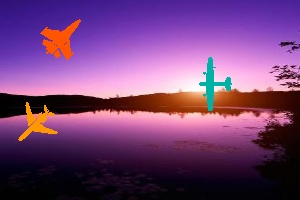
#> input picture resources/test0.jpg, 300 x 200 px; its folder holds only this picture in this run
$ python main.py
#> lines starting #> are read from the running program, lines starting #| are printed output that depends on the picture; after the words box and inside, x2 and y2 are one past the last pixel; in counts of white or black regions, pixels touching at a corner belong together
import cv2
import numpy as np
from collections import defaultdict, deque
import os
import glob


def is_valid_brightness(color, min_threshold=60, max_threshold=210):
    """判断颜色亮度是否在有效范围内

    Args:
        color: RGB颜色值，可以是单个颜色或颜色数组
        min_threshold: 最小亮度阈值，默认60
        max_threshold: 最大亮度阈值，默认210

    Returns:
        bool: 亮度是否在有效范围内
    """
    return min_threshold <= np.mean(color) <= max_threshold


def mark_initial_patches(
    img_rgb, patch_size, grid_size, different_group_size, different_threshold
):
    """在分组中标记不同的图像块（亮度筛选）

    Args:
        img_rgb: RGB图像
        patch_size: 图像块大小 (宽, 高)
        grid_size: 网格尺寸 (行, 列)
        different_group_size: 图像块颜色差异分组大小
        different_threshold: 图像块颜色差异阈值

    Returns:
        标记的图像块列表
    """
    height, width = img_rgb.shape[:2]
    marked_patches = []

    for group_row in range(0, grid_size[0], different_group_size):
        for group_col in range(0, grid_size[1], different_group_size):
            group_patches = []
            group_positions = []

            for i in range(different_group_size):
                for j in range(different_group_size):
                    row = group_row + i
                    col = group_col + j

                    if row >= grid_size[0] or col >= grid_size[1]:
                        continue

                    x1 = col * patch_size[0]
                    y1 = row * patch_size[1]
                    x2 = min(x1 + patch_size[0], width)
                    y2 = min(y1 + patch_size[1], height)

                    patch = img_rgb[y1:y2, x1:x2]
                    if patch.size > 0:
                        patch_mean = np.mean(patch.reshape(-1, 3), axis=0)
                        group_patches.append(patch_mean)
                        group_positions.append((row, col, x1, y1, x2, y2))

            if len(group_patches) < 2:
                continue

            bg_color = np.mean(np.array(group_patches).reshape(-1, 3), axis=0)
            bg_norm = np.linalg.norm(bg_color)

            for idx, patch_color in enumerate(group_patches):
                if not is_valid_brightness(patch_color):
                    continue
                distance = np.linalg.norm(patch_color - bg_color)
                relative_diff = distance / bg_norm if bg_norm > 0 else 0
                if relative_diff >= different_threshold:
                    marked_patch = group_positions[idx]
                    marked_patches.append(marked_patch)

    return marked_patches


def check_and_add_neighbor_patch(
    patch_size,
    grid_size,
    img_rgb,
    marked_patch_color,
    marked_positions,
    similarity_threshold,
    neighbor_row,
    neighbor_col,
    color_cache=None,
):
    """检查并添加单个邻居patch

    Args:
        patch_size: 图像块大小 (宽, 高)
        grid_size: 网格尺寸 (行, 列)
        img_rgb: RGB图像
        marked_patch_color: 标记patch的颜色
        marked_positions: 已标记的位置集合
        similarity_threshold: 相似度阈值
        neighbor_row: 邻居patch的行索引
        neighbor_col: 邻居patch的列索引

        color_cache: 颜色缓存字典，避免重复计算

    Returns:
        tuple: (是否添加, 邻居patch位置) 或 (False, None)
    """
    height, width = img_rgb.shape[:2]

    if (
        neighbor_row < 0
        or neighbor_row >= grid_size[0]
        or neighbor_col < 0
        or neighbor_col >= grid_size[1]
    ):
        return False, None

    neighbor_x1 = neighbor_col * patch_size[0]
    neighbor_y1 = neighbor_row * patch_size[1]
    neighbor_x2 = min(neighbor_x1 + patch_size[0], width)
    neighbor_y2 = min(neighbor_y1 + patch_size[1], height)

    neighbor_pos = (
        neighbor_row,
        neighbor_col,
        neighbor_x1,
        neighbor_y1,
        neighbor_x2,
        neighbor_y2,
    )

    if neighbor_pos in marked_positions:
        return False, None

    neighbor_patch = img_rgb[neighbor_y1:neighbor_y2, neighbor_x1:neighbor_x2]
    if neighbor_patch.size == 0:
        return False, None

    neighbor_key = (neighbor_row, neighbor_col)
    if color_cache is not None and neighbor_key in color_cache:
        neighbor_color = color_cache[neighbor_key]
    else:
        neighbor_color = np.mean(neighbor_patch.reshape(-1, 3), axis=0)
        if color_cache is not None:
            color_cache[neighbor_key] = neighbor_color

    if not is_valid_brightness(neighbor_color):
        return False, None

    marked_norm = np.linalg.norm(marked_patch_color)
    neighbor_norm = np.linalg.norm(neighbor_color)

    if marked_norm > 0 and neighbor_norm > 0:
        similarity = 1 - (
            np.linalg.norm(marked_patch_color - neighbor_color)
            / max(marked_norm, neighbor_norm)
        )
        if similarity > similarity_threshold:
            return True, neighbor_pos
    else:
        pass

    return False, None


def find_similar_neighbors_for_patch(
    img_rgb,
    patch_size,
    grid_size,
    marked_patch,
    marked_positions,
    similarity_threshold,
    color_cache=None,
    neighbor_check_count=[0],
):
    """查找单个patch的所有相似邻居

    Args:
        patch_size: 图像块大小 (宽, 高)
        grid_size: 网格尺寸 (行, 列)
        img_rgb: RGB图像
        marked_patch: 标记的patch (row, col, x1, y1, x2, y2)
        marked_positions: 已标记的位置集合
        similarity_threshold: 相似度阈值
        color_cache: 颜色缓存字典，避免重复计算
        neighbor_check_count: 邻居检查计数器（列表，可变）

    Returns:
        新添加的邻居patch位置列表
    """
    row, col, x1, y1, x2, y2 = marked_patch
    patch_key = (row, col)

    if color_cache is not None and patch_key in color_cache:
        marked_patch_color = color_cache[patch_key]
    else:
        marked_patch_color = np.mean(img_rgb[y1:y2, x1:x2].reshape(-1, 3), axis=0)
        if color_cache is not None:
            color_cache[patch_key] = marked_patch_color

    new_patches = []

    for dr in [-1, 0, 1]:
        for dc in [-1, 0, 1]:
            if dr == 0 and dc == 0:
                continue

            neighbor_row = row + dr
            neighbor_col = col + dc

            neighbor_check_count[0] += 1

            should_add, neighbor_pos = check_and_add_neighbor_patch(
                patch_size,
                grid_size,
                img_rgb,
                marked_patch_color,
                marked_positions,
                similarity_threshold,
                neighbor_row,
                neighbor_col,
                color_cache,
            )

            if should_add:
                new_patches.append(neighbor_pos)
                marked_positions.add(neighbor_pos)

    return new_patches


def expand_marked_patches(
    initial_marked_patches,
    img_rgb,
    patch_size,
    grid_size,
    similarity_threshold,
    max_iterations=10,
    max_total_patches=500,
):
    """扩展标记的图像块

    Args:
        initial_marked_patches: 初始标记的图像块列表
        img_rgb: RGB图像
        patch_size: 图像块大小 (宽, 高)
        grid_size: 网格尺寸 (行, 列)
        similarity_threshold: 相似度阈值
        max_iterations: 最大迭代次数，默认10
        max_total_patches: 最大总patch数量，默认500

    Returns:
        (所有标记图像块列表, 新扩展的图像块列表)
    """
    marked_positions = {
        (m[0], m[1], m[2], m[3], m[4], m[5]) for m in initial_marked_patches
    }
    queue = deque(initial_marked_patches)
    color_cache = {}

    for patch in initial_marked_patches:
        row, col, x1, y1, x2, y2 = patch
        patch_key = (row, col)
        if patch_key not in color_cache:
            color_cache[patch_key] = np.mean(
                img_rgb[y1:y2, x1:x2].reshape(-1, 3), axis=0
            )

    all_marked_patches = list(initial_marked_patches)
    expanded_marked_patches = []

    iteration = 0

    total_checked = 0
    total_found = 0
    neighbor_check_count = [0]

    while (
        queue
        and iteration < max_iterations
        and len(all_marked_patches) < max_total_patches
    ):
        iteration += 1
        current_batch_size = len(queue)
        added_in_iteration = 0

        for i in range(current_batch_size):
            if len(all_marked_patches) >= max_total_patches:
                break

            marked_patch = queue.popleft()
            row, col = marked_patch[0], marked_patch[1]

            similar_neighbors = find_similar_neighbors_for_patch(
                img_rgb,
                patch_size,
                grid_size,
                marked_patch,
                marked_positions,
                similarity_threshold,
                color_cache,
                neighbor_check_count,
            )

            total_checked += 1
            if similar_neighbors:
                all_marked_patches.extend(similar_neighbors)
                queue.extend(similar_neighbors)
                expanded_marked_patches.extend(similar_neighbors)
                added_in_iteration += len(similar_neighbors)
                total_found += len(similar_neighbors)

    return all_marked_patches, expanded_marked_patches


def calculate_density_scores(patches, grid_size, density_group_size):
    """计算每个密度组的分数

    Args:
        patches: 标记的图像块列表
        grid_size: 网格尺寸 (行, 列)
        density_group_size: 密度分组大小

    Returns:
        dict: 密度分数字典，键为(group_row, group_col)，值为patch数量
    """
    density_scores = defaultdict(int)
    for group_row in range(0, grid_size[0], density_group_size):
        for group_col in range(0, grid_size[1], density_group_size):
            for marked in patches:
                m_row, m_col = marked[0], marked[1]
                if (
                    group_row <= m_row < group_row + density_group_size
                    and group_col <= m_col < group_col + density_group_size
                ):
                    density_scores[(group_row, group_col)] += 1
    return density_scores


def get_patches_in_group(patches, group_row, group_col, density_group_size):
    """获取指定组内的所有patches

    Args:
        patches: 标记的图像块列表
        group_row: 组的行索引
        group_col: 组的列索引
        density_group_size: 密度分组大小

    Returns:
        list: 组内的patches列表
    """
    group_patches = []
    for marked in patches:
        m_row, m_col = marked[0], marked[1]
        if (
            group_row <= m_row < group_row + density_group_size
            and group_col <= m_col < group_col + density_group_size
        ):
            group_patches.append(marked)
    return group_patches


def is_group_brightness_valid(group_patches, img_rgb):
    """检查组的平均亮度是否有效

    Args:
        group_patches: 组内的patches列表
        img_rgb: RGB图像

    Returns:
        bool: 亮度是否有效
    """
    if img_rgb is None:
        return True

    group_brightness = []
    for patch in group_patches:
        _, _, x1, y1, x2, y2 = patch
        patch_img = img_rgb[y1:y2, x1:x2]
        if patch_img.size > 0:
            patch_color = np.mean(patch_img.reshape(-1, 3), axis=0)
            group_brightness.append(patch_color)

    if group_brightness:
        avg_brightness = np.mean(group_brightness, axis=0)
        return is_valid_brightness(avg_brightness)

    return True


def calculate_group_center(group_patches):
    """计算组的中心点

    Args:
        group_patches: 组内的patches列表

    Returns:
        dict: 包含'x'和'y'键的中心点坐标
    """
    group_centers = []
    for marked in group_patches:
        group_centers.append([marked[4], marked[5]])

    if group_centers:
        avg_center = np.mean(group_centers, axis=0)
        return {"x": int(avg_center[0]), "y": int(avg_center[1])}
    return None


def filter_processed_patches(patches, center_row, center_col, density_group_size):
    """过滤掉已处理的patches

    Args:
        patches: 标记的图像块列表
        center_row: 中心行索引
        center_col: 中心列索引
        density_group_size: 密度分组大小

    Returns:
        list: 过滤后的patches列表
    """
    return [
        marked
        for marked in patches
        if abs(marked[0] - center_row) > density_group_size
        or abs(marked[1] - center_col) > density_group_size
    ]


def calculate_density_centers(
    img_rgb, marked_patches, grid_size, density_group_size, top_n
):
    """计算密度聚类中心（逐步过滤临近区域 + 亮度筛选）

    Args:
        img_rgb: RGB图像
        marked_patches: 标记的图像块列表
        grid_size: 网格尺寸 (行, 列)
        density_group_size: 密度分组大小
        top_n: 返回前N个结果

    Returns:
        检测结果列表
    """
    result = []
    remaining_patches = marked_patches.copy()

    for _ in range(top_n):
        if len(remaining_patches) == 0:
            break

        density_scores = calculate_density_scores(
            remaining_patches, grid_size, density_group_size
        )

        if not density_scores:
            break

        sorted_groups = sorted(density_scores.items(), key=lambda x: x[1], reverse=True)

        found_valid_center = False
        best_group_row, best_group_col = None, None

        for group_pos, _ in sorted_groups:
            group_row, group_col = group_pos

            group_patches = get_patches_in_group(
                remaining_patches, group_row, group_col, density_group_size
            )

            if not group_patches:
                continue

            if not is_group_brightness_valid(group_patches, img_rgb):
                continue

            best_group_row = group_row
            best_group_col = group_col
            found_valid_center = True
            break

        if not found_valid_center:
            break

        group_patches = get_patches_in_group(
            remaining_patches, best_group_row, best_group_col, density_group_size
        )
        center = calculate_group_center(group_patches)
        if center:
            result.append(center)

        center_row = best_group_row + density_group_size // 2
        center_col = best_group_col + density_group_size // 2

        remaining_patches = filter_processed_patches(
            remaining_patches, center_row, center_col, density_group_size
        )

    result.sort(key=lambda p: (p["y"], p["x"]))
    return result


def detect_objects(
    image_path,
    patch_size=(3, 2),
    different_group_size=2,
    different_threshold=0.25,
    similarity_threshold=0.75,
    density_group_size=18,
    top_n=3,
):
    """检测图像中的物体位置

    Args:
        image_path: 图像文件路径
        patch_size: 图像块大小 (宽, 高)，默认(3, 2)
        different_group_size: 图像块颜色差异分组大小，默认2
        different_threshold: 图像块颜色差异阈值，默认0.25
        similarity_threshold: 已标记图像块进行9宫格扩展相似度阈值，默认0.75
        density_group_size: 所有标记图像块密度分组大小，默认18
        top_n: 按密度分组大小返回前N个检测结果，默认3

    Returns:
        tuple: (检测结果列表, 标记的图像块元组 (初始标记的图像块列表, 扩展标记的图像块列表), 网格尺寸, 已加载的图像BGR格式)
    """
#> called with image_path = 'resources/test0.jpg', patch_size = (3, 2), different_group_size = 2, different_threshold = 0.25, similarity_threshold = 0.75, density_group_size = 18, top_n = 3
    img = cv2.imread(image_path)
#> img is the input picture: shape (200, 300, 3); mean B, G, R 117.6, 66, 116.5
    if img is None:
        raise ValueError(f"无法读取图片: {image_path}")

    img_rgb = cv2.cvtColor(img, cv2.COLOR_BGR2RGB)
    height, width = img_rgb.shape[:2]

    grid_size = (height // patch_size[1], width // patch_size[0])
    # 初始标记图像块
    marked_initial_patches = mark_initial_patches(
        img_rgb, patch_size, grid_size, different_group_size, different_threshold
    )
#> after the loop in mark_initial_patches, `for group_row in range(0, grid_size[0], different_group_size):`: marked_patches = 371 items, first 6: (10, 24, 72, 20, 75, 22), (11, 25, 75, 22, 78, 24), (10, 26, 78, 20, 81, 22), (10, 27, 81, 20, 84, 22), (11, 27, 81, 22, 84, 24), (13, 15, 45, 26, 48, 28)
#> marked_initial_patches has the same summary as marked_patches in mark_initial_patches
    # 扩展标记图像块
    all_marked_patches, expanded_marked_patches = expand_marked_patches(
        marked_initial_patches,
        img_rgb,
        patch_size,
        grid_size,
        similarity_threshold,
    )
#> in expand_marked_patches, `marked_positions = { (m[0], m[1], m[2], m[3], m[4], m[5]) for m in ini..`: marked_positions = 371 items
#> the loop in expand_marked_patches, `for patch in initial_marked_patches:` made 371 passes
#> in expand_marked_patches, `all_marked_patches = list(initial_marked_patches)`: all_marked_patches has the same summary as marked_patches in mark_initial_patches
#> the loop in expand_marked_patches, `while ( queue and iteration < max_iterations and len(all_marked_patche..` made 1 pass
#> (iteration, current_batch_size) on pass 1: (1, 371)
    # 计算密度中心
    positions = calculate_density_centers(
        img_rgb, all_marked_patches, grid_size, density_group_size, top_n
    )

    return positions, (marked_initial_patches, expanded_marked_patches), grid_size, img


def draw_patches(img, patches, color):
    """在图像上绘制patches

    Args:
        img: 图像（BGR格式）
        patches: 图像块列表，每个格式为 (row, col, x1, y1, x2, y2)
        color: 绘制颜色 (B, G, R)
    """
    if patches is None:
        return

    for patch in patches:
        _, _, x1, y1, x2, y2 = patch
        cv2.rectangle(img, (x1, y1), (x2, y2), color, 1)


def draw_detection_points(img, positions):
    """在图像上绘制检测点

    Args:
        img: 图像（BGR格式）
        positions: 检测到的物体位置列表，每个元素包含'x'和'y'键
    """
    colors = [(0, 0, 255), (0, 255, 0), (255, 0, 0)]

    for idx, pos in enumerate(positions):
        color = colors[idx % len(colors)]
        cv2.circle(img, (pos["x"], pos["y"]), 20, color, 3)
        print(f"  {idx}. x={pos['x']}, y={pos['y']}")


def visualize_results(
    img,
    positions,
    marked_patches,
    output_path="result.jpg",
):
    """可视化检测结果和网格标记

    Args:
        img: 已加载的图像（BGR格式）
        positions: 检测到的物体位置列表，每个元素包含'x'和'y'键
        marked_patches: 标记的图像块元组 (初始标记的图像块列表, 扩展标记的图像块列表)
                        每个图像块格式: (row, col, x1, y1, x2, y2)
        output_path: 输出图像路径，默认'result.jpg'
    """
    if img is None:
        return

    if marked_patches is not None:
        initial_marked_patches, expanded_marked_patches = marked_patches
    else:
        initial_marked_patches = None
        expanded_marked_patches = None

    draw_patches(img, initial_marked_patches, (0, 255, 0))
#> the loop in draw_patches, `for patch in patches:` made 371 passes
#> after the loop in draw_patches, `for patch in patches:`:
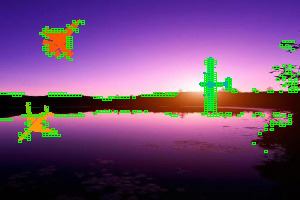
#> img: shape (200, 300, 3); 4.33% of pixels changed, all inside (x1, y1, x2, y2) = (0, 20, 300, 153)
    draw_patches(img, expanded_marked_patches, (255, 0, 255))
#> call 2 of draw_patches, with color = (255, 0, 255)
#> the loop in draw_patches (call 2), `for patch in patches:` made 130 passes
#> patch on passes 1 to 8: (9, 23, 69, 18, 72, 20), (9, 24, 72, 18, 75, 20), (9, 25, 75, 18, 78, 20), (10, 23, 69, 20, 72, 22), (11, 23, 69, 22, 72, 24), (12, 24, 72, 24, 75, 26), (12, 25, 75, 24, 78, 26), (10, 25, 75, 20, 78, 22)
#> after the loop in draw_patches (call 2), `for patch in patches:`:
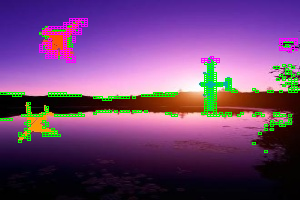
#> img: shape (200, 300, 3); 1.46% of pixels changed, all inside (x1, y1, x2, y2) = (39, 18, 298, 63)
    draw_detection_points(img, positions)
#> the loop in draw_detection_points, `for idx, pos in enumerate(positions):` made 3 passes
#> pos on passes 1 to 3: {'x': 72, 'y': 27}, {'x': 206, 'y': 92}, {'x': 34, 'y': 125}
#> (printed output is left out)
#> after the loop in draw_detection_points, `for idx, pos in enumerate(positions):`:
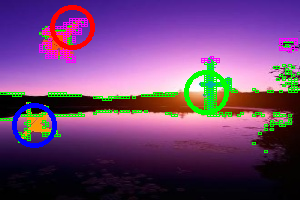
#> img: shape (200, 300, 3); 2.91% of pixels changed, all inside (x1, y1, x2, y2) = (12, 5, 229, 148)

    cv2.imwrite(output_path, img)
    print(f"可视化结果已保存到: {output_path}")


if __name__ == "__main__":
    resources_dir = "resources"
    result_dir = os.path.join(resources_dir, "result")
    os.makedirs(result_dir, exist_ok=True)
    jpg_files = glob.glob(os.path.join(resources_dir, "*.jpg"))
    patch_size = (3, 2)
    different_group_size = 2
    different_threshold = 0.25
    density_group_size = 18
    similarity_threshold = 0.75
    top_n = 3
    # 遍历所有JPG文件
    for image_path in jpg_files:
        (
            positions,
            marked_patches,
            grid_size,
            img,
        ) = detect_objects(
            image_path,
            patch_size,
            different_group_size,
            different_threshold,
            similarity_threshold,
            density_group_size,
            top_n,
        )
        # 可视化结果
        output_path = os.path.join(
            result_dir,
            f"{os.path.splitext(os.path.basename(image_path))[0]}_result.jpg",
        )
        visualize_results(
            img,
            positions,
            marked_patches,
            output_path,
        )

$ run again, on resources/test1.jpg
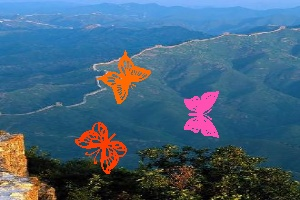
#> input picture resources/test1.jpg, 300 x 200 px
#> in detect_objects, img is the input picture: shape (200, 300, 3); mean B, G, R 121.6, 97.9, 66.8
#> after the loop in mark_initial_patches, `for group_row in range(0, grid_size[0], different_group_size):`: marked_patches = 385 items, first 6: (21, 61, 183, 42, 186, 44), (23, 51, 153, 46, 156, 48), (22, 56, 168, 44, 171, 46), (22, 57, 171, 44, 174, 46), (23, 56, 168, 46, 171, 48), (23, 57, 171, 46, 174, 48)
#> marked_initial_patches has the same summary as marked_patches in mark_initial_patches
#> marked_positions = 385 items
#> the loop in expand_marked_patches, `for patch in initial_marked_patches:` made 385 passes
#> all_marked_patches has the same summary as marked_patches in mark_initial_patches
#> the loop in expand_marked_patches, `while ( queue and iteration < max_iterations and len(all_marked_patche..` made 1 pass
#> (iteration, current_batch_size) on pass 1: (1, 385)
#> the loop in draw_patches, `for patch in patches:` made 385 passes
#> the loop in draw_patches (call 2), `for patch in patches:` made 117 passes
#> patch on passes 1 to 8: (21, 62, 186, 42, 189, 44), (22, 60, 180, 44, 183, 46), (22, 61, 183, 44, 186, 46), (22, 62, 186, 44, 189, 46), (22, 52, 156, 44, 159, 46), (23, 50, 150, 46, 153, 48), (23, 52, 156, 46, 159, 48), (24, 50, 150, 48, 153, 50)
#> after the loop in draw_patches (call 2), `for patch in patches:`:
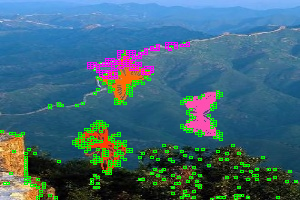
#> img: shape (200, 300, 3); mean B, G, R 120, 104.5, 63.4
#> the loop in draw_detection_points, `for idx, pos in enumerate(positions):` made 3 passes
#> pos on passes 1 to 3: {'x': 132, 'y': 60}, {'x': 198, 'y': 124}, {'x': 91, 'y': 134}
#> (printed output is left out)
#> after the loop in draw_detection_points, `for idx, pos in enumerate(positions):`:
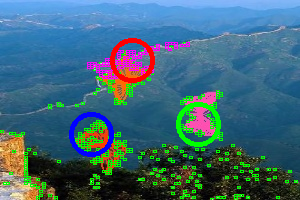
#> img: shape (200, 300, 3); 2.98% of pixels changed, all inside (x1, y1, x2, y2) = (69, 38, 221, 157)
